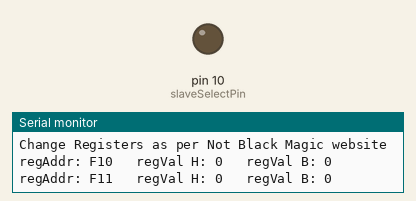
Simulated run of this sketch. Board: Arduino Uno, built with avr-gcc and run on an emulated ATmega328P. Parts: output pins drawn as LEDs (lit = HIGH), the last lines printed to the serial monitor.

Above: at 0.1 s.
At 6.2 s:
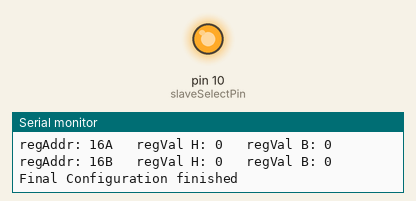
Timing chart, 0 to 7.7 s (numbered marks = the images above):
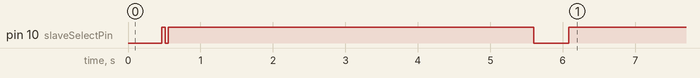

The sketch:

ax5043-Jonathan-2.4.ino
```cpp
// ***********************************************************************************************
//  Name:      Basic write test
//  Date:       16 May 2022
//  Brief:       Crude SPI test - read write
//  Author:     Jonathan Askey
// ***********************************************************************************************

// RDF put in configuration values from : https://www.notblackmagic.com/bitsnpieces/ax5043/
// For 16 Mhz Crystal, RF 436.45 MHz. Power 12dBm

/*  SPI connections
    Uno/Nano      AX5043
    MOSI  11      17
    MISO  12      16
    SCK   13      15
    SS    10      14
    3.3v          23
    GND            6
*/


# include <SPI.h>

uint8_t slaveSelectPin = 10; // CS Chip Select
uint16_t regAddr = 0x00;
uint16_t regVal = 0x00;
uint16_t configure1[2][12]; // Declare array
uint16_t configure2[2][13]; // Declare array
int i = 0;
int j = 0;
```

b_setup.ino
```cpp
void setup() {

  digitalWrite(slaveSelectPin, HIGH);
  pinMode(slaveSelectPin, OUTPUT); // set the SS pin as an output
  SPI.begin();         // initialize the SPI library
  SPI.beginTransaction(SPISettings(14000000, MSBFIRST, SPI_MODE0));

  Serial.begin(9600);
  Serial.print("Change Registers as per Not Black Magic website");
  Serial.print("\n"); //newline
  Serial.print("\n"); //newline

  uint16_t configure1[2][11]  = { { 0xF10, 0xF11, 0xF35, 0x032, 0x021, 0xF34, 0x032, 0x34, 0x35, 0x36, 0x37, }, { 0x03, 0x07, 0x10, 0x00, 0x04, 0x28, 0x04, 0x1B, 0x47, 0x33, 0x34,  } }; // configuration values into array

  for (int i = 0; i < 11; i++)
  {
    for (int j = 0; j < 1; j++)
    {
      regAddr = configure1[j][i];
      regVal = configure1[j + 1][i];

      writeRegister(regAddr, regVal); // Function call

    }
  }
  Serial.print("\n"); //newline
  Serial.print("Initial Configuration finished");
  Serial.print("\n"); //newline


  // Initiate and check for successful auto ranging. Set  bit 4 of Ox33
  Serial.print("\n"); //newline
  Serial.print("Auto ranging started");
  Serial.print("\n"); //newline
  Serial.print("\n"); //newline
  uint16_t regAddr = 0x33;
  uint16_t regVal = 0x10;
  writeRegister(regAddr, regVal); // Function call

  delay(5000); // wait for 5 secs for auto ranging


  //byte value = 0x4 ;      // test bit shown. Test if both are true.
  if ( regVal & 0x10 )      // test bit shown. Test if both are true.
  {
    // Auto ranging failed
    Serial.print("\n"); //newline
    Serial.print("Auto ranging failed");
    Serial.print("\n"); //newline
    Serial.print("\n"); //newline
  }
  else
  {
    // Auto ranging successful
    Serial.print("\n"); //newline
    Serial.print("Auto ranging successful");
    Serial.print("\n"); //newline
    Serial.print("\n"); //newline

    // Read the register for the address below:
    regAddr = 0x33;
    // uint16_t regVal = 0x00;
    digitalWrite(10, LOW);
    // SPI.transfer(regAddr & 0x7F);   // send address + r/w bit
    SPI.transfer(0x00 + regAddr);      // 8 bit - bit 7 is R(0)W(1) and then 7 address bits
    regVal = SPI.transfer(0);          // retrieve reg value

    // display reg value
    Serial.print("regAddr: ");
    Serial.print(regAddr, HEX);
    Serial.print("   regVal H: ");
    Serial.print(regVal, HEX);
    Serial.print("   regVal B: ");
    Serial.println(regVal, BIN);
    digitalWrite(10, HIGH);

  }

  uint16_t configure2[2][13]  = { {  0x010, 0x165, 0x166, 0x167, 0x161, 0x162, 0x163, 0x110, 0x111, 0x112, 0x113, 0x16A, 0x16B }, { 0x0A, 0x04, 0x0E, 0x0B, 0xA, 0x8, 0xE, 0x02, 0x05, 0x01, 0x04, 0x30, 0x71} }; // configuration values into array


  // Carry out final configuration
  for (int i = 0; i < 13; i++)
  {
    for (int j = 0; j < 1; j++)
    {
      regAddr = configure2[j][i];
      regVal = configure2[j + 1][i];

      writeRegister(regAddr, regVal); // Function call

    }
  }
  Serial.print("\n"); //newline
  Serial.print("Final Configuration finished");
  Serial.print("\n"); //newline
}
```

c_loop.ino
```cpp
void loop() {

  // loop here

}
```

d_functions.ino
```cpp
void writeRegister(uint16_t regAddr, uint16_t regVal) {
  // /*
  // WRITE TO REGISTER
  digitalWrite(10, LOW);            // Select set the SS pin to LOW
  // SPI.transfer(0x87);                // 8 bit - bit 7 is R(0)W(1) and then 7 address bits
  SPI.transfer(0x80 + regAddr);                // 8 bit - bit 7 is R(0)W(1) and then 7 address bits
  // SPI.transfer(5);                  // data value
  SPI.transfer(regVal);                  // data value
  digitalWrite(10, HIGH);            // Deselect set the SS pin HIGH
  // */

  // Read the register we have just written to
  digitalWrite(10, LOW);
  // SPI.transfer(regAddr & 0x7F);   // send address + r/w bit
  SPI.transfer(0x00 + regAddr);                // 8 bit - bit 7 is R(0)W(1) and then 7 address bits
  regVal = SPI.transfer(0);        // retrieve reg value

  // display reg value
  Serial.print("regAddr: ");
  Serial.print(regAddr, HEX);
  Serial.print("   regVal H: ");
  Serial.print(regVal, HEX);
  Serial.print("   regVal B: ");
  Serial.println(regVal, BIN);
  digitalWrite(10, HIGH);

}
```
